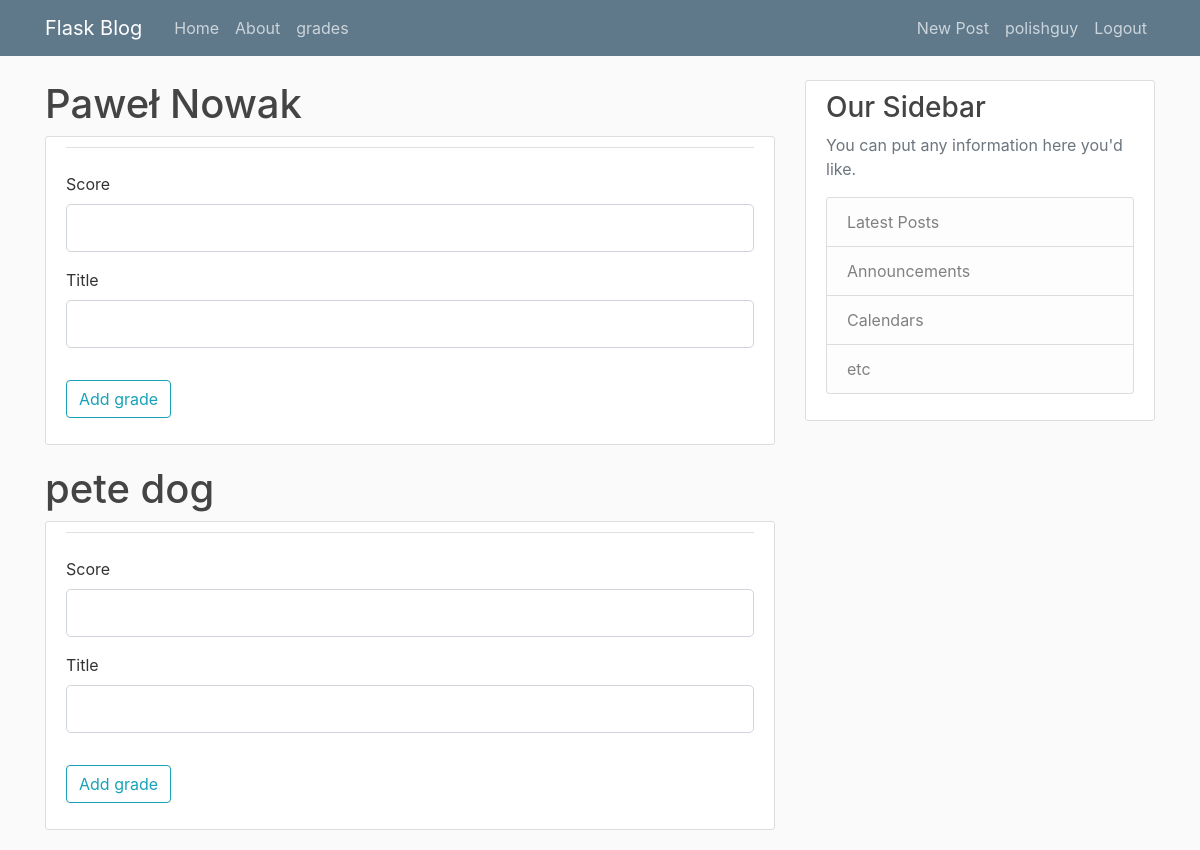
The page /grade (signed in) on the database its author committed.
### flaskblog/models.py (models this page shows, shortened)
class User(db.Model, UserMixin):
    id = db.Column(db.Integer, primary_key=True)
    username = db.Column(db.String(20), unique=True, nullable=False)
    email = db.Column(db.String(120), unique=True, nullable=False)
    image_file = db.Column(db.String(20), nullable=False, default='default.jpg')
    password = db.Column(db.String(60), nullable=False)
    posts = db.relationship('Post', backref='author', lazy=True)
    first_name = db.Column(db.String(50), nullable=False)
    last_name = db.Column(db.String(50), nullable=False)
    def __repr__(self):
        return f"User('{self.username}', '{self.first_name}', '{self.last_name}', '{self.email}', '{self.image_file}')"

### flaskblog/routes.py (the view)
@app.route("/grade",  methods=['GET', 'POST'])
@login_required
def grade():
    form = InsertGradeForm()
    page = request.args.get('page', 1, type=int)
    users = User.query.all()
    print(users)
    if form.validate_on_submit():
        grade = Grade(title=form.grade_title.data, score=form.grade_score.data, user_id=request.form['userid'])
        db.session.add(grade)
        db.session.commit()
        return redirect(url_for('home'))
    return render_template('grade.html', users=users, form=form)

### flaskblog/forms.py
class InsertGradeForm(FlaskForm):
    grade_title = StringField('Title', validators=[DataRequired()])
    grade_score = StringField('Score', validators=[DataRequired()])
    submit = SubmitField('Add grade')

### flaskblog/models.py (called while the page is built)
@login_manager.user_loader
def load_user(user_id):
    return User.query.get(int(user_id))

### flaskblog/templates/grade.html (shortened to what this page needs)
{% extends "layout.html" %}
{% block content %}
{% for user in users %}
<h1>{{ user.first_name + ' ' + user.last_name }} </h1>
<div class="content-section">
    <form method="POST" action="" enctype="multipart/form-data">
      <fieldset class="form-group">
          <legend class="border-bottom mb-4">{{ legend }}</legend>
          <div class="form-group">
              {{ form.grade_score.label(class="form-control-label") }}
              {% if form.grade_score.errors %}
                  {{ form.grade_score(class="form-control form-control-lg is-invalid") }}
                  <div class="invalid-feedback">
                      {% for error in form.grade_score.errors %}
                          <span>{{ error }}</span>
                      {% endfor %}
                  </div>
              {% else %}
                  {{ form.grade_score(class="form-control form-control-lg") }}
              {% endif %}
          </div>
          <div class="form-group">
              {{ form.grade_title.label(class="form-control-label") }}
              {% if form.grade_title.errors %}
                  {{ form.grade_title(class="form-control form-control-lg is-invalid") }}
                  <div class="invalid-feedback">
                      {% for error in form.grade_title.errors %}
                          <span>{{ error }}</span>
                      {% endfor %}
              {% else %}
                  {{ form.grade_title(class="form-control form-control-lg") }}
              {% endif %}
          </div>
      </fieldset>
      <div class="form-group">
          {{ form.submit(class="btn btn-outline-info") }}
      </div>
  </form>
</div>
{% endfor %}
{% endblock content %}

### flaskblog/templates/layout.html (shortened to what this page needs)
<!DOCTYPE html>
<html>
<head>
    <link rel="stylesheet" href="https://maxcdn.bootstrapcdn.com/bootstrap/4.0.0/css/bootstrap.min.css">
    <link rel="stylesheet" type="text/css" href="{{ url_for('static', filename='main.css') }}">
</head>
<body>
    <header class="site-header">
      <nav class="navbar navbar-expand-md navbar-dark bg-steel fixed-top">
        <div class="container">
          <a class="navbar-brand mr-4" href="/">Flask Blog</a>
          <div class="collapse navbar-collapse" id="navbarToggle">
            <div class="navbar-nav mr-auto">
              <a class="nav-item nav-link" href="{{ url_for('home') }}">Home</a>
              <a class="nav-item nav-link" href="{{ url_for('about') }}">About</a>
              <a class="nav-item nav-link" href="{{ url_for('grade') }}">grades</a>
            </div>
            <div class="navbar-nav">
              {% if current_user.is_authenticated %}
                <a class="nav-item nav-link" href="{{ url_for('new_post') }}">New Post</a>
                <a class="nav-item nav-link" href="{{ url_for('account') }}"> {{ current_user.username }} </a>
                <a class="nav-item nav-link" href="{{ url_for('logout') }}">Logout</a>
              {% else %}
                <a class="nav-item nav-link" href="{{ url_for('login') }}">Login</a>
                <a class="nav-item nav-link" href="{{ url_for('register') }}">Register</a>
              {% endif %}
            </div>
          </div>
        </div>
      </nav>
    </header>
    <main role="main" class="container">
      <div class="row">
        <div class="col-md-8">
          {% block content %}{% endblock %}
        </div>
        <div class="col-md-4">
          <div class="content-section">
            <h3>Our Sidebar</h3>
            <p class='text-muted'>You can put any information here you'd like.
              <ul class="list-group">
                <li class="list-group-item list-group-item-light">Latest Posts</li>
                <li class="list-group-item list-group-item-light">Announcements</li>
                <li class="list-group-item list-group-item-light">Calendars</li>
                <li class="list-group-item list-group-item-light">etc</li>
              </ul>
            </p>
          </div>
        </div>
      </div>
    </main>
</body>
</html>

### flaskblog/static/main.css (style rules this page uses)
body { background: #fafafa; color: #333333; margin-top: 5rem; }
h1, h2, h3, h4, h5, h6 { color: #444444; }
.bg-steel { background-color: #5f788a; }
.site-header .navbar-nav .nav-link { color: #cbd5db; }
.content-section { background: #ffffff; padding: 10px 20px; border: 1px solid #dddddd; border-radius: 3px; margin-bottom: 20px; }

### rows shown on the page
User: username "polishguy", first_name+last_name "pete dog", grade_score.label "Score", grade_title.label "Title"
User: first_name+last_name "Paweł Nowak", grade_score.label "Score", grade_title.label "Title"
